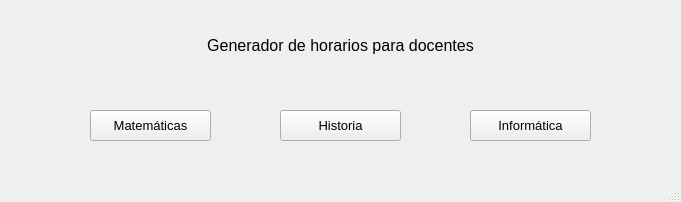
<?xml version="1.0" encoding="UTF-8"?>
<ui version="4.0">
 <class>MainWindow</class>
 <widget class="QMainWindow" name="MainWindow">
  <property name="geometry">
   <rect>
    <x>0</x>
    <y>0</y>
    <width>681</width>
    <height>202</height>
   </rect>
  </property>
  <property name="windowTitle">
   <string>MainWindow</string>
  </property>
  <widget class="QWidget" name="centralwidget">
   <widget class="QLabel" name="label">
    <property name="geometry">
     <rect>
      <x>160</x>
      <y>30</y>
      <width>361</width>
      <height>31</height>
     </rect>
    </property>
    <property name="font">
     <font>
      <pointsize>12</pointsize>
     </font>
    </property>
    <property name="text">
     <string>Generador de horarios para docentes</string>
    </property>
    <property name="alignment">
     <set>Qt::AlignCenter</set>
    </property>
   </widget>
   <widget class="QPushButton" name="botonMate">
    <property name="geometry">
     <rect>
      <x>90</x>
      <y>110</y>
      <width>121</width>
      <height>31</height>
     </rect>
    </property>
    <property name="font">
     <font>
      <pointsize>10</pointsize>
     </font>
    </property>
    <property name="text">
     <string>Matemáticas</string>
    </property>
   </widget>
   <widget class="QPushButton" name="botonInfo">
    <property name="geometry">
     <rect>
      <x>470</x>
      <y>110</y>
      <width>121</width>
      <height>31</height>
     </rect>
    </property>
    <property name="font">
     <font>
      <pointsize>10</pointsize>
     </font>
    </property>
    <property name="text">
     <string>Informática</string>
    </property>
   </widget>
   <widget class="QPushButton" name="botonHis">
    <property name="geometry">
     <rect>
      <x>280</x>
      <y>110</y>
      <width>121</width>
      <height>31</height>
     </rect>
    </property>
    <property name="font">
     <font>
      <pointsize>10</pointsize>
     </font>
    </property>
    <property name="text">
     <string>Historia</string>
    </property>
   </widget>
  </widget>
  <widget class="QStatusBar" name="statusbar"/>
 </widget>
 <resources/>
 <connections/>
</ui>
